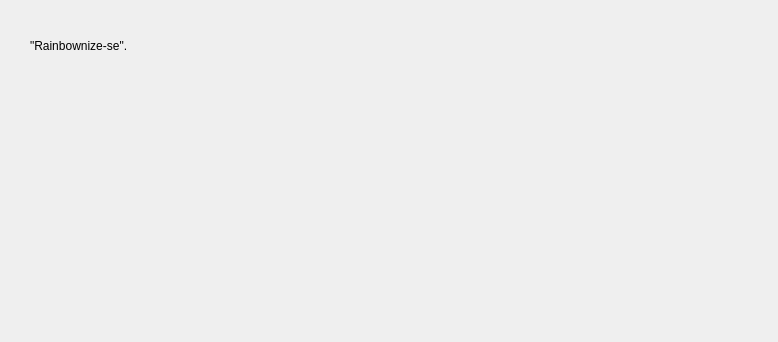
<?xml version="1.0" encoding="UTF-8"?>
<ui version="4.0">
 <class>rainbowForm</class>
 <widget class="QWidget" name="rainbowForm">
  <property name="geometry">
   <rect>
    <x>0</x>
    <y>0</y>
    <width>778</width>
    <height>342</height>
   </rect>
  </property>
  <property name="windowTitle">
   <string>Form</string>
  </property>
  <widget class="QLabel" name="label">
   <property name="geometry">
    <rect>
     <x>30</x>
     <y>30</y>
     <width>461</width>
     <height>31</height>
    </rect>
   </property>
   <property name="text">
    <string>&quot;Rainbownize-se&quot;.</string>
   </property>
  </widget>
 </widget>
 <resources/>
 <connections/>
</ui>
